Frame 1 (no input): blank canvas, image omitted
Frame 60 (no input): blank canvas, image omitted
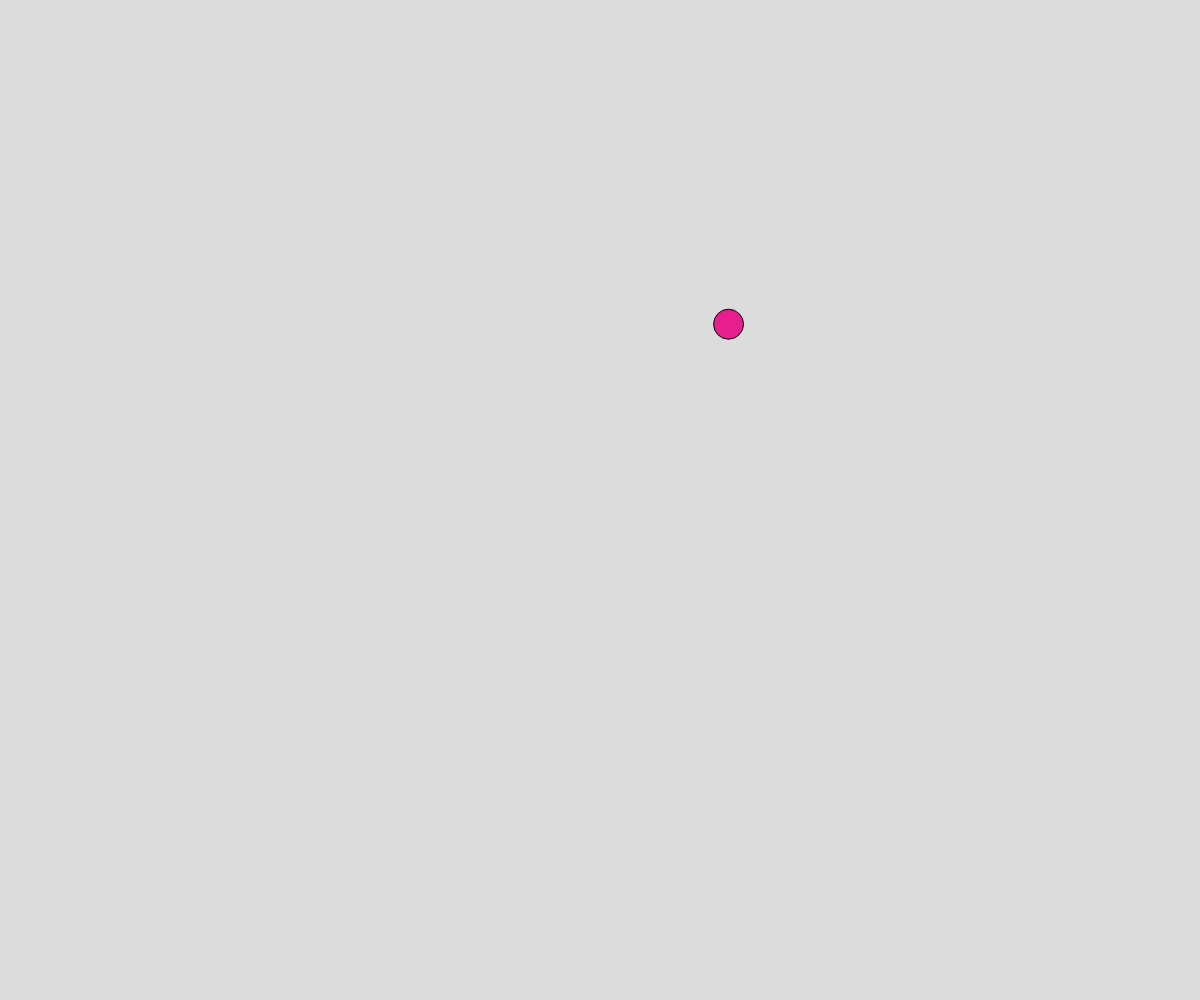
Frame 120 (the mouse pressed at the canvas centre since frame 60)

The p5.js sketch whose frames 1 and 60 were blank and that drew this single picture after the mouse press (run headless with seeded random() and noise() and a simulated clock; from frame 60 on, the mouse is pressed at the canvas centre):

// p5.js sketch
// ── sketch.js
// Project Title
// Your Name
// Date
//
// Extra for Experts:
// - describe what you did to take this project "above and beyond"

let ballArray = [];


function setup() {
  createCanvas(windowWidth, windowHeight);
}

function spawnBall(initialX, initialY){
  let ball = {
    x: initialX,
    y: initialY,
    radius: 30,
    xspeed: random(-5,5),
    yspeed: random(-5,5),
  };
  ballArray.push(ball)
}

function mousePressed(){
  spawnBall(mouseX, mouseY);
}

function draw() {
  background(220);
  for(let b of ballArray){
    fill(230,30,142)
    b.x += b.xspeed
    b.y += b.yspeed
    circle(b.x,b.y,b.radius)
  }
}
